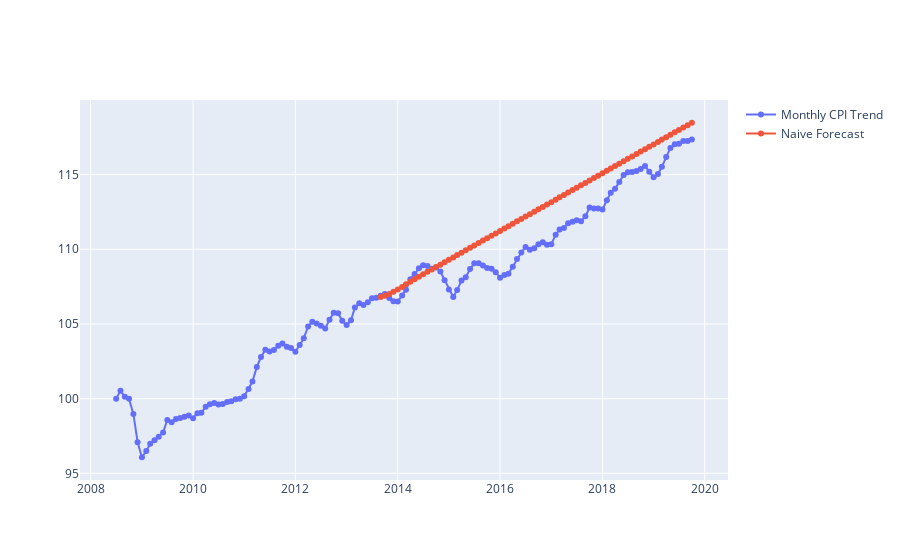

The notebook cell saved with this chart:
### Code cell
fig = go.Figure()
fig.add_trace(
    go.Scatter(
        x = cpi_monthly_frame.index,
        y = cpi_monthly_frame['first'],
        name='Monthly CPI Trend',
        mode="markers+lines"
    )
)
fig.add_trace(
    go.Scatter(
        x = cpi_monthly_frame.index,
        y = cpi_monthly_frame['cpi_naive_forecast'],
        name='Naive Forecast',
        mode="markers+lines"
    )
)
fig.show()

### Figure 1 — Plotly figure (JSON) as saved in the notebook; plotly's stock layout.template omitted (floating-point values rounded to 4 significant figures; data arrays with more than 128 entries replaced by an {"elided": "..."} marker saying what was removed)
{"data": [{"mode": "markers+lines", "name": "Monthly CPI Trend", "type": "scatter", "x": {"elided": "136 str values"}, "y": {"elided": "136 float values"}}, {"mode": "markers+lines", "name": "Naive Forecast", "type": "scatter", "x": {"elided": "136 str values"}, "y": {"elided": "136 float values"}}], "layout": {}}
